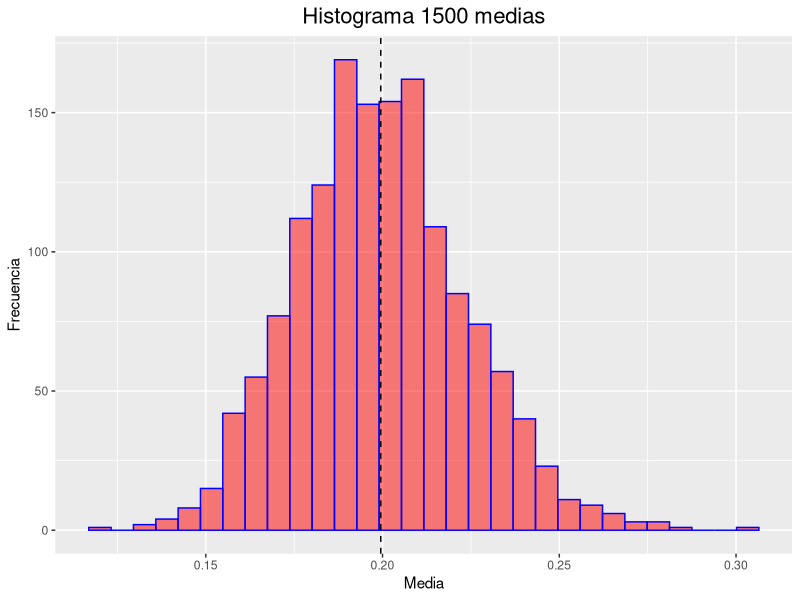

R code for this plot:
#RETO 2 SESION 4
# 1. Genere 1500 muestras de tamaño 67 de la distribución exponencial con
# parámetro 5
# 2. Obtenga las 1500 medias correspondientes a cada una de las muestras
# 3. Realice el histograma de frecuencias de las 1500 medias
# 4. Encuentre la media muestral y desviación estándar muestral de las 
# 1500 medias 
# 5. Compare la media muestral encontrada en el paso anterior con 
# la media real (1/5) de la población de la cual provienen las muestras 
# 6. Compare la desviación estándar muestral encontrada con la desviación
# estándar real (1/5) de la población de la cual provienen las muestras 
# pero dividida por 67 (el tamaño de las muestras)

library(ggplot2)
set.seed(123)#PARA QUE TODO EL TEAM GENERE LOS MISMOS VALORES
#PUNTO1
d1 <- sapply(X = rep(67, 1500), FUN = rexp, rate = 5)
class(d1)
#PUNTO 2
medd1<-apply(d1,2,mean)
#SE HACE LA CONVERSION A DATA FRAME
dfmedd1<-as.data.frame(medd1)
class(dfmedd1)
#PUNTO 3 HISTOGRAMA
graficop3<-ggplot(dfmedd1,aes(medd1))+
  geom_histogram(colour='blue',
                 fill='red',
                 alpha=0.5)+
  geom_vline(xintercept=mean(medd1),
             linetype="dashed",
             color="black")+
  ggtitle("Histograma 1500 medias")+
  labs(x="Media",y="Frecuencia")+
  theme(plot.title = element_text(hjust = 0.5, size = 16)) 

#PUNTO 4
mean(medd1)
sd(medd1)
#PUNTO 5
mean(medd1); 1/5 
#PUNTO 6
sd(medd1);(1/5)/sqrt(67)
